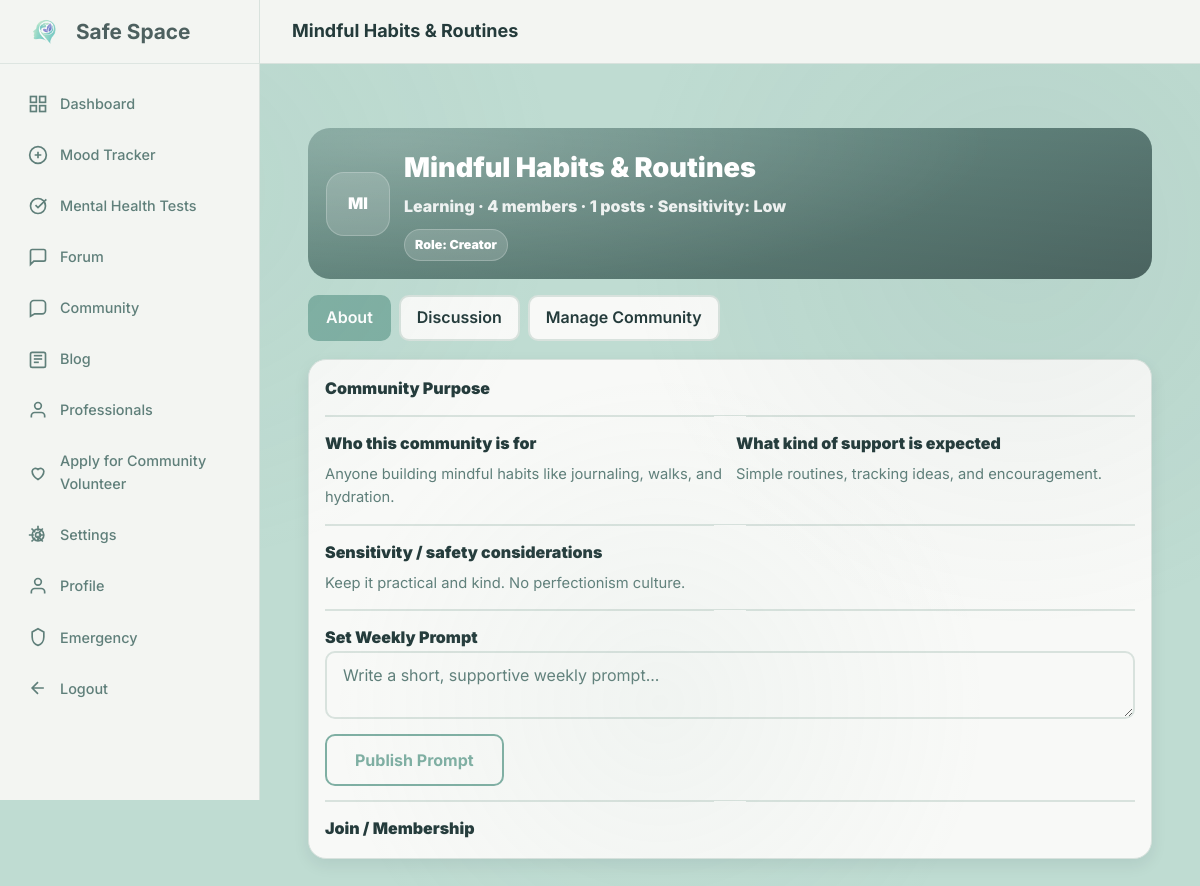
The app's page /dashboard/community_about.php?community_id=9 (signed in) with its own data.
### tables this page shows
CREATE TABLE communities (
    community_id INT AUTO_INCREMENT PRIMARY KEY,
    creator_user_id INT NOT NULL,
    name VARCHAR(120) NOT NULL,
    focus_tag ENUM('support','awareness','recovery','learning','discussion') NOT NULL DEFAULT 'support',
    sensitivity_level ENUM('low','medium','high') NOT NULL DEFAULT 'medium',
    allow_anonymous_posts BOOLEAN DEFAULT FALSE,
    purpose_who_for TEXT NOT NULL,
    purpose_support_expected TEXT NOT NULL,
    safety_considerations TEXT NULL,
    status ENUM('approved','archived') DEFAULT 'approved',
    created_at TIMESTAMP DEFAULT CURRENT_TIMESTAMP,
    updated_at TIMESTAMP DEFAULT CURRENT_TIMESTAMP ON UPDATE CURRENT_TIMESTAMP,
    FOREIGN KEY (creator_user_id) REFERENCES users(user_id) ON DELETE CASCADE,
    UNIQUE KEY uq_community_name (name),
    INDEX idx_status_created (status, created_at),
    INDEX idx_creator (creator_user_id, created_at)
);

CREATE TABLE community_members (
    community_id INT NOT NULL,
    user_id INT NOT NULL,
    role ENUM('member','creator','volunteer') DEFAULT 'member',
    join_reason VARCHAR(160) NULL,
    joined_at TIMESTAMP DEFAULT CURRENT_TIMESTAMP,
    PRIMARY KEY (community_id, user_id),
    FOREIGN KEY (community_id) REFERENCES communities(community_id) ON DELETE CASCADE,
    FOREIGN KEY (user_id) REFERENCES users(user_id) ON DELETE CASCADE,
    INDEX idx_role (community_id, role),
    INDEX idx_joined (community_id, joined_at)
);

### dashboard/community/community_lib.php (called while the page is built, shortened)
<?php
require_once __DIR__ . '/../../config/config.php';
function ss_get_community(mysqli $conn, int $community_id): ?array {
    $stmt = $conn->prepare("SELECT * FROM communities WHERE community_id = ? AND status = 'approved' LIMIT 1");
    $stmt->bind_param('i', $community_id);
    $stmt->execute();
    $row = $stmt->get_result()->fetch_assoc() ?: null;
    return $row;
}
function ss_get_member_role(mysqli $conn, int $community_id, int $user_id): ?string {
    $stmt = $conn->prepare('SELECT role FROM community_members WHERE community_id = ? AND user_id = ? LIMIT 1');
    $stmt->bind_param('ii', $community_id, $user_id);
    $stmt->execute();
    $row = $stmt->get_result()->fetch_assoc();
    return $row['role'] ?? null;
}
function ss_is_community_member(mysqli $conn, int $community_id, int $user_id): bool {
    return ss_get_member_role($conn, $community_id, $user_id) !== null;
}

### config/config.php (called while the page is built, shortened)
<?php
function get_user_id() {
    return $_SESSION['user_id'] ?? null;
}
?>

### dashboard/community_about.php (the view, shortened to what this page needs)
<?php
require_once '../config/config.php';
$db = Database::getInstance();
$conn = $db->getConnection();
require_once __DIR__ . '/community/community_lib.php';
$user_id = (int)get_user_id();
$community_id = (int)($_GET['community_id'] ?? 0);
$community = ss_get_community($conn, $community_id);
$is_member = ss_is_community_member($conn, $community_id, $user_id);
$my_role = ss_get_member_role($conn, $community_id, $user_id);
$is_creator = ($my_role === 'creator');
$is_moderator = in_array($my_role, ['moderator', 'volunteer'], true);
$can_manage = ($is_creator || $is_moderator);
$member_count = 0;
$post_count = 0;
$cstmt = $conn->prepare("SELECT COUNT(*) AS c FROM community_members WHERE community_id = ?");
if ($cstmt) {
    $cstmt->bind_param('i', $community_id);
    $cstmt->execute();
    $member_count = (int)($cstmt->get_result()->fetch_assoc()['c'] ?? 0);
}
$pcount = $conn->prepare("SELECT COUNT(*) AS c FROM community_posts WHERE community_id = ?");
if ($pcount) {
    $pcount->bind_param('i', $community_id);
    $pcount->execute();
    $post_count = (int)($pcount->get_result()->fetch_assoc()['c'] ?? 0);
}
$activeTab = 'about';
?>
<!DOCTYPE html>
<html lang="en">
<head>
    <link rel="stylesheet" href="../assets/css/styles.css">
    <link rel="stylesheet" href="includes/dashboard-layout.css">
</head>
<body>
<div class="dashboard-wrapper">
    <?php include 'includes/sidebar.php'; ?>
    <main class="main-content">
        <div class="top-bar">
            <h2 style="margin: 0; font-size: 18px; color: var(--text-primary);"><?php echo htmlspecialchars($community['name']); ?></h2>
        </div>
        <div class="content-area">
            <div class="wrap">
                <?php include __DIR__ . '/includes/community_group_header.php'; ?>
                <div class="card" style="margin-bottom: 14px;">
                    <div class="row">
                        <div style="font-weight: 950;">Community Purpose</div>
                    </div>
                    <div class="divider"></div>
                    <div class="purpose">
                        <div>
                            <div style="font-weight: 900;">Who this community is for</div>
                            <div class="meta" style="margin-top: 6px;"><?php echo nl2br(htmlspecialchars((string)$community['purpose_who_for'])); ?></div>
                        </div>
                        <div>
                            <div style="font-weight: 900;">What kind of support is expected</div>
                            <div class="meta" style="margin-top: 6px;"><?php echo nl2br(htmlspecialchars((string)$community['purpose_support_expected'])); ?></div>
                        </div>
                    </div>
                    <?php if (!empty($community['safety_considerations'])): ?>
                        <div class="divider"></div>
                        <div>
                            <div style="font-weight: 900;">Sensitivity / safety considerations</div>
                            <div class="meta" style="margin-top: 6px; white-space: pre-wrap;"><?php echo htmlspecialchars((string)$community['safety_considerations']); ?></div>
                        </div>
                    <?php endif; ?>
                    <?php if ($is_member && $can_manage): ?>
                        <div class="divider"></div>
                        <form method="POST">
                            <div class="form-group" style="margin:0;">
                                <label style="font-weight:900;">Set Weekly Prompt</label>
                                <textarea class="form-input" name="prompt_text" rows="2" placeholder="Write a short, supportive weekly prompt..."></textarea>
                            </div>
                            <button class="btn btn-secondary" type="submit" name="set_weekly_prompt" style="margin-top: 8px;">Publish Prompt</button>
                        </form>
                    <?php endif; ?>
                    <div class="divider"></div>
                    <div class="row" id="membership">
                        <div style="font-weight: 950;">Join / Membership</div>
                    </div>
                </div>
            </div>
        </div>
    </main>
</div>
</body>
</html>

### dashboard/includes/community_group_header.php (shortened to what this page needs)
<?php
$communityName = (string)($community['name'] ?? 'Community');
$avatar = mb_strtoupper(mb_substr($communityName, 0, 2));
$focus = ucfirst((string)($community['focus_tag'] ?? 'community'));
$sensitivity = ucfirst((string)($community['sensitivity_level'] ?? ''));
?>
<div class="group-hero">
    <div class="group-cover">
        <div class="group-inner">
            <div class="group-title-row">
                <div class="group-avatar"><?php echo htmlspecialchars($avatar); ?></div>
                <div>
                    <h1 class="group-title"><?php echo htmlspecialchars($communityName); ?></h1>
                    <div class="group-meta">
                        <?php echo htmlspecialchars($focus); ?>
                        &middot; <?php echo (int)$member_count; ?> members
                        &middot; <?php echo (int)$post_count; ?> posts
                        <?php if ($sensitivity !== ''): ?>
                            &middot; Sensitivity: <?php echo htmlspecialchars($sensitivity); ?>
                        <?php endif; ?>
                    </div>
                    <div class="hero-badges">
                        <?php if (!empty($my_role)): ?>
                            <span class="hero-badge">Role: <?php echo htmlspecialchars(ucfirst((string)$my_role)); ?></span>
                        <?php endif; ?>
                    </div>
                </div>
            </div>
        </div>
    </div>
</div>
<div class="community-nav">
    <div class="category-filters">
        <a class="category-btn <?php echo ($activeTab === 'about') ? 'active' : ''; ?>" href="community_about.php?community_id=<?php echo (int)$community_id; ?>">About</a>
        <a class="category-btn <?php echo ($activeTab === 'discussion') ? 'active' : ''; ?>" href="community_view.php?community_id=<?php echo (int)$community_id; ?>">Discussion</a>
        <?php if ($can_manage): ?>
            <a class="category-btn <?php echo ($activeTab === 'manage') ? 'active' : ''; ?>" href="community_creator_dashboard.php?community_id=<?php echo (int)$community_id; ?>">Manage Community</a>
        <?php endif; ?>
    </div>
</div>

### assets/css/styles.css (style rules this page uses)
:root { --bg-page: #BFDCD2; --bg-primary: #BFDCD2; --bg-surface: #F3F5F2; --bg-card: #F8F9F7; --accent-primary: #7FAFA3; --accent-soft: #9FBFB6; --border-soft: #D8E2DD; --primary-color: #7FAFA3; --primary-dark: #6A9A8E; --primary-light: #9FBFB6; --secondary-color: #5F7F7A; --accent-color: #9FBFB6; --accent-warm: #7FAFA3; --white: #F8F9F7; --light-bg: #F3F5F2; --light-gray: #D8E2DD; --medium-gray: #5F7F7A; --dark-gray: #243B3B; --text-primary: #243B3B; --text-secondary: #5F7F7A; --success: #22c55e; --warning: #f59e0b; --error: #ef4444; --info: #3b82f6; --shadow-sm: 0 6px 16px rgba(12, 27, 51, 0.08); --shadow-md: 0 12px 28px rgba(12, 27, 51, 0.12); --shadow-lg: 0 18px 48px rgba(12, 27, 51, 0.18); --shadow-glow: 0 0 24px rgba(20, 184, 166, 0.35); --radius-sm: 10px; --radius-md: 14px; --radius-lg: 22px; --radius-xl: 32px; --transition-fast: 0.18s ease; --transition-normal: 0.3s ease; --transition-slow: 0.5s ease; --spacing-xs: 0.5rem; --spacing-sm: 1rem; --spacing-md: 1.5rem; --spacing-lg: 2rem; --spacing-xl: 3rem; }
* { margin: 0; padding: 0; box-sizing: border-box; }
html { font-size: 16px; scroll-behavior: smooth; }
body { font-family: 'Inter', 'DM Sans', 'Poppins', system-ui, -apple-system, sans-serif; background: var(--bg-primary); color: var(--text-primary); line-height: 1.6; min-height: 100vh; overflow-x: hidden; position: relative; margin: 0; }
body::before { content: ''; position: fixed; top: 0; left: 0; width: 100%; height: 100%; background: radial-gradient(circle at 15% 20%, rgba(127, 175, 163, 0.08), transparent 30%), radial-gradient(circle at 85% 25%, rgba(95, 127, 122, 0.08), transparent 32%), radial-gradient(circle at 55% 75%, rgba(159, 191, 182, 0.08), transparent 34%); pointer-events: none; z-index: 0; }
.form-group { margin-bottom: var(--spacing-md); }
.form-input, .form-select, .form-textarea { width: 100%; padding: 12px 16px; border: 2px solid var(--border-soft); border-radius: var(--radius-sm); font-size: 1rem; font-family: inherit; transition: all var(--transition-normal); background: var(--bg-card); color: var(--text-primary); }
.form-input::placeholder { color: var(--medium-gray); }
.btn { display: inline-block; padding: 14px 28px; border: none; border-radius: var(--radius-sm); font-size: 1rem; font-weight: 700; cursor: pointer; transition: all var(--transition-normal); text-align: center; text-decoration: none; font-family: inherit; }
.btn-secondary { background: transparent; color: var(--accent-primary); border: 2px solid var(--accent-primary); }
.divider { display: flex; align-items: center; text-align: center; margin: var(--spacing-md) 0; color: var(--text-secondary); font-size: 0.9rem; }
.divider::before, .divider::after { content: ''; flex: 1; border-bottom: 1px solid var(--border-soft); }
.divider::before { margin-right: var(--spacing-sm); }
.divider::after { margin-left: var(--spacing-sm); }

### dashboard/includes/dashboard-layout.css (style rules this page uses)
.dashboard-wrapper { display: flex; min-height: 100vh; margin: 0; padding: 0; }
.main-content { flex: 1; margin-left: 260px; padding: 0; width: calc(100% - 260px); }
.top-bar { background: var(--bg-surface, #F3F5F2); border-bottom: 1px solid var(--border-soft, #D8E2DD); padding: 0 32px; display: flex; justify-content: space-between; align-items: center; position: sticky; top: 0; z-index: 99; height: 64px; margin: 0; }
.content-area { padding: 2rem; }

### records on screen
communities: name "Mindful Habits & Routines", name "MI", focus_tag "Learning", sensitivity_level "Low", purpose_who_for "Anyone building mindful habits like journaling, walks, and hydration.", purpose_support_expected "Simple routines, tracking ideas, and encouragement.", safety_considerations "Keep it practical and kind. No perfectionism culture."
community_members: role "Creator"

### other values on screen
$member_count "4"
$post_count "1"
